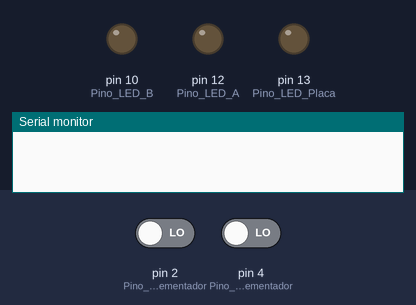
Simulated run of this sketch. Board: Arduino Uno, built with avr-gcc and run on an emulated ATmega328P. Shown: output pins drawn as LEDs (lit = HIGH), the last lines printed to the serial monitor. Dashed ring = blinking. Inputs (shaded band) come from the test bench; at power-on: pin 2 (Pino_Incrementador) LOW, pin 4 (Pino_Decrementador) LOW.

Above: at 1.6 s.
1.7 s: pin 2 (Pino_Incrementador) driven HIGH
At 3.6 s:
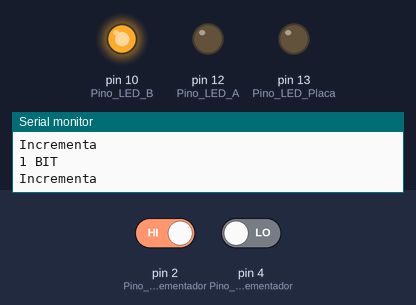
4.7 s: pin 4 (Pino_Decrementador) driven HIGH
At 5.7 s:
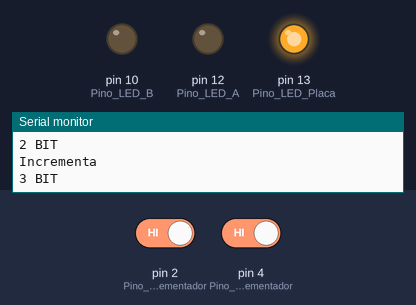
7.6 s: pin 4 (Pino_Decrementador) driven LOW
At 10.4 s:
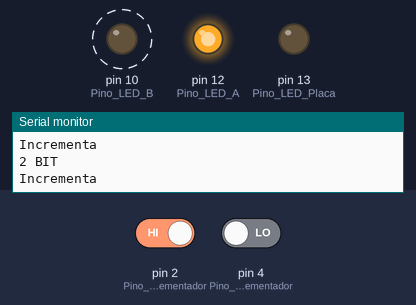
10.6 s: pin 2 (Pino_Incrementador) driven LOW and pin 4 (Pino_Decrementador) driven HIGH
At 13.3 s:
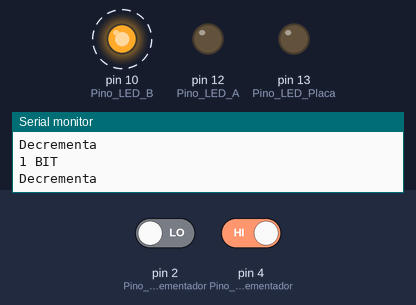
13.6 s: pin 2 (Pino_Incrementador) driven HIGH
At 15.9 s:
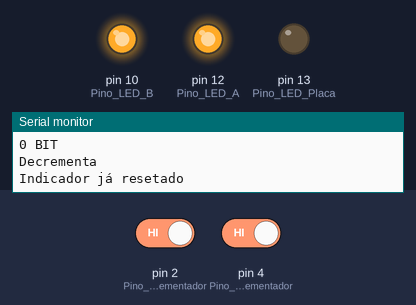
16.6 s: pin 2 (Pino_Incrementador) driven LOW
At 18.6 s:
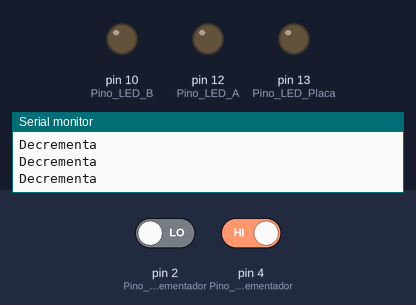
Timing chart, 0 to 19.8 s (numbered marks = the images above; inputs shaded):
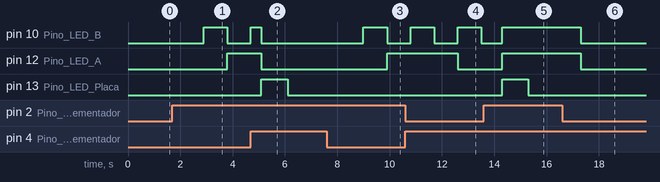

The sketch:

aula5experiencia3.ino
```cpp
/*
  Experiência 3 - 2
  Implementar um programa que controle dois LEDs
  a partir de duas
  chaves ligadas a duas entradas digitais da
  seguinte maneira:

  Os dois LEDs devem funcionar como um indicador
  binário iniciando
  em 00 (os dois LEDs apagados) até
  11 (os dois LEDs ligados).
  A – Cada vez que a chave 1 for pressionada o
  indicador binário
  incrementa um valor.
  B – Cada vez que a chave 2 for pressionada o
  indicador binário
  decrementa um valor.
  C – Se a chave 1 e chave 2 forem pressionadas
  ao mesmo tempo,
  o indicador binário resetará.
  D – Se o indicador binário já estiver
  resetado e a chave 1 e chave 2
  forem pressionadas ao mesmo tempo, o indicador binário
  deverá setar os LEDs (11).

*/

int tamanhoBinario = 0;
int estadoBotaoA;
int estadoBotaoB;


void setup()
{
  pinMode(12, OUTPUT); //Pino LED A
  pinMode(10, OUTPUT); //Pino LED B
  pinMode(2, INPUT); //Pino Incrementador
  pinMode(4, INPUT); //Pino Decrementador

  //Apenas para verificar se os 2 botões foram pressionados ao mesmo tempo
  pinMode(13, OUTPUT); //Pino LED Placa

  //Inicializa monitor serial com 9600 bits por segundo
  Serial.begin(9600);
}


void loop()
{
  //Registrar estado do botão de incremento
  estadoBotaoA = digitalRead(2);
  delay(200); //Delay para poder não dar conflito

  //Registrar estado do botão decremento
  estadoBotaoB = digitalRead(4);
  delay(200); //Delay para poder gravar o estado

  /*
    Dois botões pressionados ao mesmo tempo e contador binário já resetado.
    LEDs piscarão.
  */
  if (tamanhoBinario == 0 &&
      (estadoBotaoA == HIGH && estadoBotaoB == HIGH)) {

    //Aqui para ver se foi os 2 pressionados ligar, o LED da placa
    digitalWrite(13, HIGH);

    digitalWrite(12, HIGH); //Liga LED A
    digitalWrite(10, HIGH); //Liga LED B

    delay(1000);// Delay para LED da placa
    digitalWrite(13, LOW); //Desliga LED da placa


    Serial.println("Indicador já resetado"); //Imprime no monitor
    delay(2000); //Para não ir muito rápido e já ir para a parte C do exercício
    acendeLeds(tamanhoBinario); //Verifica estados dos LEDs
  }

  /*
    Dois botões pressionados ao mesmo tempo e valor diferente de 0,
    Resetará o contador para 0 e LEDs ficarão apagados
  */
  else if (tamanhoBinario != 0 &&
           (estadoBotaoA == HIGH && estadoBotaoB == HIGH)
          ) {
    tamanhoBinario = 0;
    //Aqui para ver se foi os 2 pressionados ligar, o LED da placa
    digitalWrite(13, HIGH);

    digitalWrite(12, LOW); //Desliga LED A
    digitalWrite(10, LOW); //Desliga LED B

    //Delay e desliga LED da placa que indica que dois botões foram pressionados
    delay(1000);
    digitalWrite(13, LOW);

    Serial.println("Indicador resetado"); //Imprime no monitor
    delay(2000); //Para não ir muito rápido e já ir para a parte D do exercício
    acendeLeds(tamanhoBinario); //Método de verificação do número binário
  }


  /*
    Se botão 2 for pressionado e o 4 não for,
    incrementar o contador binário (A)
  */
  else if (estadoBotaoA == HIGH && estadoBotaoB == LOW) {
    Serial.println("Incrementa"); //Imprime no monitor

    //Abaixo, verifica para não incrementar para maior que 3
    if (tamanhoBinario < 3) {
      tamanhoBinario = tamanhoBinario + 1;
      delay(500); //Delay de 500 milisegundos para esperar
      acendeLeds(tamanhoBinario);
    }
  }
  /*
    Se botão 4 for pressionado e o 2 não for,
    descrementar o contador binário (B)
  */
  else if (estadoBotaoB == HIGH && estadoBotaoA == LOW) {
    //Abaixo, verifica para não decrementar para menos de 0
    Serial.println("Decrementa"); //Imprime no monitor
    if (tamanhoBinario > 0) {
      tamanhoBinario = tamanhoBinario - 1;
      delay(500); //Delay de 500 milisegundos para esperar
      acendeLeds(tamanhoBinario);
    }
  }
}

void acendeLeds(int tamanoBinario) {
  //Caso for 0 bit, apagar os 2 LEDS
  if (tamanhoBinario == 0) {
    Serial.println("0 BIT");
    digitalWrite(12, LOW);
    digitalWrite(10, LOW);
  }
  //Caso for 1 bit, acender apenas LED da esquerda
  else if (tamanhoBinario == 1) {
    Serial.println("1 BIT");
    digitalWrite(10, HIGH);
    digitalWrite(12, LOW);
  }
  //Caso for 1 bits, acender apenas LED da direita
  else if (tamanhoBinario == 2) {
    Serial.println("2 BIT");
    digitalWrite(10, LOW);
    digitalWrite(12, HIGH);
  }
  //Caso for 3 bits, acender os 2 LEDs
  else if (tamanhoBinario >= 3) {
    Serial.println("3 BIT");
    digitalWrite(10, HIGH);
    digitalWrite(12, HIGH);
  }

}
```

Measured:
- after the input at 1.7 s, pin 10 (Pino_LED_B): LOW → HIGH after 1.2 s, → LOW 0.90 s later; pin 12 (Pino_LED_A): LOW → HIGH after 2.1 s
- after the input at 4.7 s, pin 12 (Pino_LED_A): HIGH → LOW after 0.40 s; pin 13 (Pino_LED_Placa): LOW → HIGH after 0.40 s, → LOW 1.0 s later
- after the input at 7.6 s, pin 10 (Pino_LED_B): LOW → HIGH after 1.4 s instead of 0.90 s; pin 12 (Pino_LED_A): LOW → HIGH after 2.3 s instead of 0.90 s; pin 13 (Pino_LED_Placa): stays LOW (without the input it goes to HIGH after 0.90 s)
- after the input at 10.6 s, pin 12 (Pino_LED_A): HIGH → LOW after 2.0 s
- after the input at 13.6 s, pin 10 (Pino_LED_B), pin 12 (Pino_LED_A): LOW → HIGH after 0.70 s; pin 13 (Pino_LED_Placa): LOW → HIGH after 0.70 s, → LOW 1.0 s later
- after the input at 16.6 s, pin 10 (Pino_LED_B), pin 12 (Pino_LED_A): goes on until 17.3 s, then stays LOW; pin 13 (Pino_LED_Placa): stays LOW (without the input it goes to HIGH after 1.1 s)
